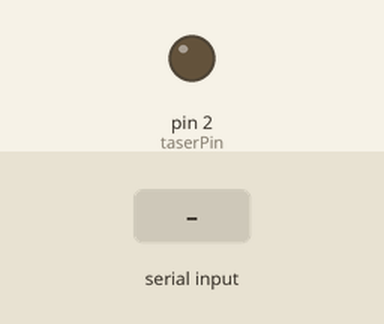
Bench run of a program on a simulated Arduino Uno, built with avr-gcc and run on an emulated ATmega328P. Parts: output pins drawn as LEDs (lit = HIGH). Inputs (shaded band) come from the test bench. What the program prints to the serial monitor is not drawn.

Above: at 1.2 s.
1.3 s: "1" received over Serial
Timing chart, 0 to 4.3 s (numbered marks = the images above; inputs shaded):
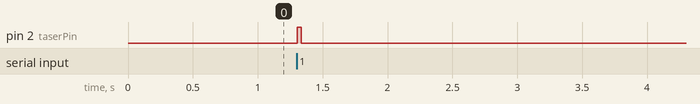

Measured:
- after the input at 1.3 s, pin 2 (taserPin): LOW → HIGH at once, → LOW 0.03 s later

The program:

main.cpp
```cpp
#include <Arduino.h>

int taserPin = 2;
int duration = 30; // Duration to keep the Taser on in milliseconds

void setup()
{
    pinMode(taserPin, OUTPUT);
    digitalWrite(taserPin, LOW); // Ensure Taser is initially off

    Serial.begin(9600); // Initialize serial communication
}

void loop()
{
    if (Serial.available() > 0)
    {
        char incomingByte = Serial.read(); // Read the next character from the serial buffer

		Serial.write("so");

        if (incomingByte == '1')
        {
			Serial.write("on");

            digitalWrite(taserPin, HIGH); // Turn on the Taser
            delay(duration); // Keep the Taser on for the specified duration
            digitalWrite(taserPin, LOW); // Turn off the Taser
        }
    }
	else{
		Serial.write("of");
	}
}
```
